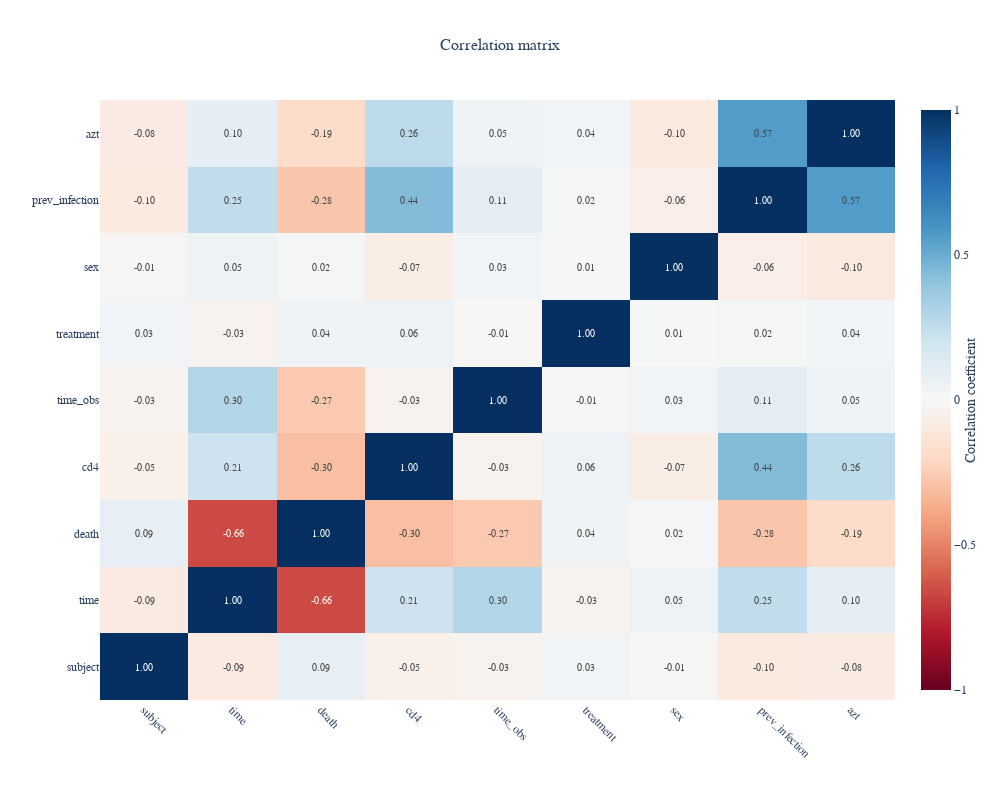

The notebook cell saved with this chart:
### Markdown cell above
The correlation matrix highlights some notable relationships between variables:

- **Time and previous infection**: A strong positive correlation of **0.25**.
- **Time and death**: A significant negative correlation of **-0.63**.
- **CD4 levels**:  
  - Positively correlated with **time** (**0.21**).
  - Negatively correlated with **death** (**-0.32**), suggesting that higher CD4 levels are associated with better survival outcomes.

### Code cell
import numpy as np
from sklearn.preprocessing import LabelEncoder


encoded_df = df.copy()
for col in df.select_dtypes(include='object').columns:
    le = LabelEncoder()
    encoded_df[col] = le.fit_transform(df[col])

correlation_matrix = encoded_df.corr()

fig = go.Figure(data=go.Heatmap(
    z=correlation_matrix.values,
    x=correlation_matrix.columns,
    y=correlation_matrix.columns,
    colorscale='RdBu',
    zmin=-1,
    zmax=1,
    colorbar=dict(
        title='Correlation coefficient',
        titleside='right'
    ),
    text=np.round(correlation_matrix.values, 2),
    texttemplate='%{text:.2f}',
    textfont={"size": 10},
    hoverongaps=False,
))

fig.update_layout(
    title={
        'text': 'Correlation matrix',
        'font': dict(size=16, family='Arial, bold'),
        'x': 0.5,
        'xanchor': 'center'
    },
    font=dict(family='Arial', size=12),
    width=1000,
    height=800,
    margin=dict(l=100, r=50, b=100, t=100)
)

fig.update_traces(
    hovertemplate='<b>%{x} vs %{y}</b><br>Correlation: %{z:.2f}<extra></extra>'
)

fig.update_xaxes(tickangle=45)

fig.show()
fig.write_image("correlation_matrix.svg")

### Figure 1 — Plotly figure (JSON) as saved in the notebook; plotly's stock layout.template omitted (floating-point values rounded to 4 significant figures)
{"data": [{"colorbar": {"title": {"side": "right", "text": "Correlation coefficient"}}, "colorscale": [[0, "rgb(103,0,31)"], [0.1, "rgb(178,24,43)"], [0.2, "rgb(214,96,77)"], [0.3, "rgb(244,165,130)"], [0.4, "rgb(253,219,199)"], [0.5, "rgb(247,247,247)"], [0.6, "rgb(209,229,240)"], [0.7, "rgb(146,197,222)"], [0.8, "rgb(67,147,195)"], [0.9, "rgb(33,102,172)"], [1, "rgb(5,48,97)"]], "hoverongaps": false, "hovertemplate": "<b>%{x} vs %{y}</b><br>Correlation: %{z:.2f}<extra></extra>", "text": [[1, -0.09, 0.09, -0.05, -0.03, 0.03, -0.01, -0.1, -0.08], [-0.09, 1, -0.66, 0.21, 0.3, -0.03, 0.05, 0.25, 0.1], [0.09, -0.66, 1, -0.3, -0.27, 0.04, 0.02, -0.28, -0.19], [-0.05, 0.21, -0.3, 1, -0.03, 0.06, -0.07, 0.44, 0.26], [-0.03, 0.3, -0.27, -0.03, 1, -0.01, 0.03, 0.11, 0.05], [0.03, -0.03, 0.04, 0.06, -0.01, 1, 0.01, 0.02, 0.04], [-0.01, 0.05, 0.02, -0.07, 0.03, 0.01, 1, -0.06, -0.1], [-0.1, 0.25, -0.28, 0.44, 0.11, 0.02, -0.06, 1, 0.57], [-0.08, 0.1, -0.19, 0.26, 0.05, 0.04, -0.1, 0.57, 1]], "textfont": {"size": 10}, "texttemplate": "%{text:.2f}", "type": "heatmap", "x": ["subject", "time", "death", "cd4", "time_obs", "treatment", "sex", "prev_infection", "azt"], "y": ["subject", "time", "death", "cd4", "time_obs", "treatment", "sex", "prev_infection", "azt"], "z": [[1, -0.09282, 0.08621, -0.05269, -0.03217, 0.02937, -0.01101, -0.09529, -0.08227], [-0.09282, 1, -0.6605, 0.2095, 0.2995, -0.03331, 0.05301, 0.2518, 0.09589], [0.08621, -0.6605, 1, -0.3034, -0.2668, 0.043, 0.01843, -0.2786, -0.1872], [-0.05269, 0.2095, -0.3034, 1, -0.03404, 0.05912, -0.0693, 0.4388, 0.2636], [-0.03217, 0.2995, -0.2668, -0.03404, 1, -0.006311, 0.0344, 0.1074, 0.04775], [0.02937, -0.03331, 0.043, 0.05912, -0.006311, 1, 0.01181, 0.01636, 0.03713], [-0.01101, 0.05301, 0.01843, -0.0693, 0.0344, 0.01181, 1, -0.06279, -0.102], [-0.09529, 0.2518, -0.2786, 0.4388, 0.1074, 0.01636, -0.06279, 1, 0.5655], [-0.08227, 0.09589, -0.1872, 0.2636, 0.04775, 0.03713, -0.102, 0.5655, 1]], "zmax": 1, "zmin": -1}], "layout": {"font": {"family": "Arial", "size": 12}, "height": 800, "margin": {"b": 100, "l": 100, "r": 50, "t": 100}, "title": {"font": {"family": "Arial, bold", "size": 16}, "text": "Correlation matrix", "x": 0.5, "xanchor": "center"}, "width": 1000, "xaxis": {"tickangle": 45}}}
